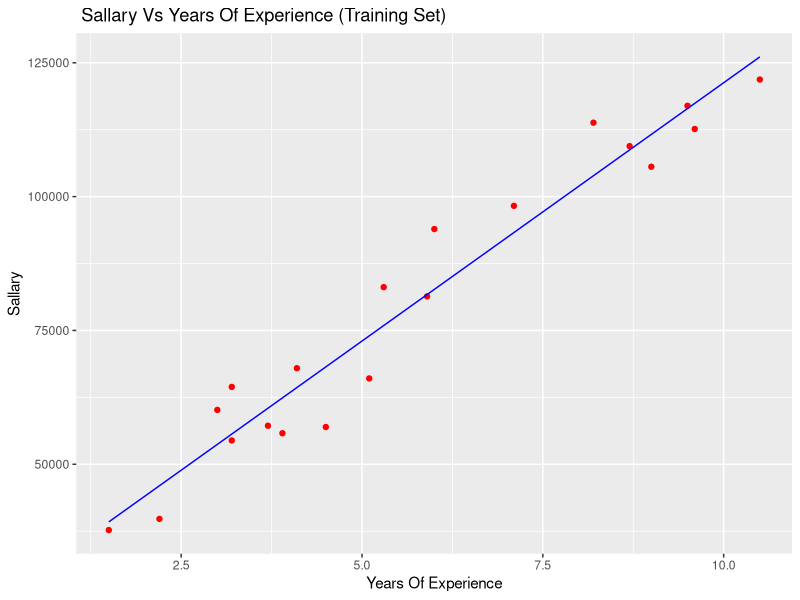
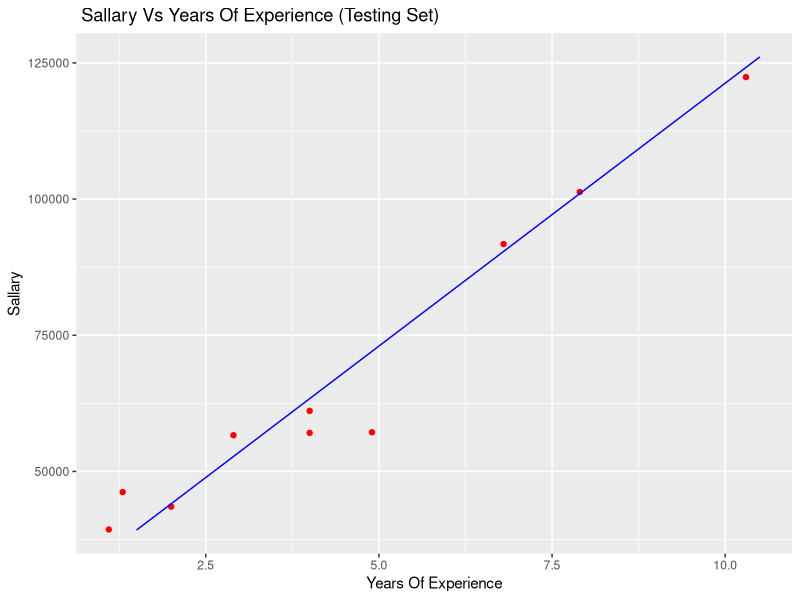

Source code (R) for these figures, in order:

data = read.csv("sallary.csv")

set.seed(123)
smp_size <- floor(2/3 * nrow(data))
train_ind <- sample(seq_len(nrow(data)), size = smp_size)

train <- data[train_ind, ]
test <- data[-train_ind, ]

# Fitting Simple Regression To the Training Set

regressor = lm(formula = Sallary ~ YearsOfExperience, data=train)

ypred = predict(regressor,newdata = test)

#visualizing Result

library(ggplot2)
ggplot()+
  geom_point(aes(x=train$YearsOfExperience,y=train$Sallary),
             colour = "red") +
  geom_line(aes(x=train$YearsOfExperience,y=predict(regressor,newdata = train)),
            colour="blue") +
  ggtitle(" Sallary Vs Years Of Experience (Training Set)") +
  xlab(" Years Of Experience ") +
  ylab(" Sallary ")

# Visualise on Test Set Data
ggplot()+
  
  geom_point(aes(x=test$YearsOfExperience,y=test$Sallary),
           colour = "red") +
  geom_line(aes(x=train$YearsOfExperience,y=predict(regressor,newdata = train)),
            colour="blue") +
  ggtitle(" Sallary Vs Years Of Experience (Testing Set)") +
  xlab(" Years Of Experience ") +
  ylab(" Sallary ")

